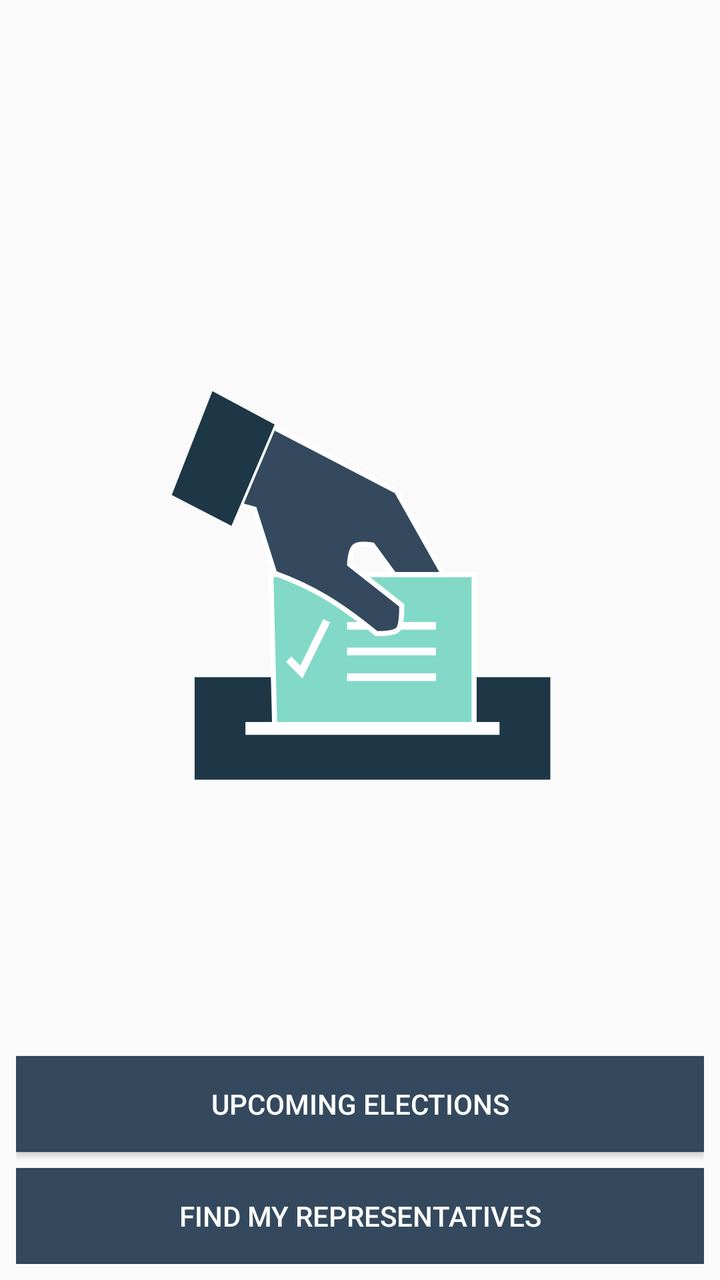
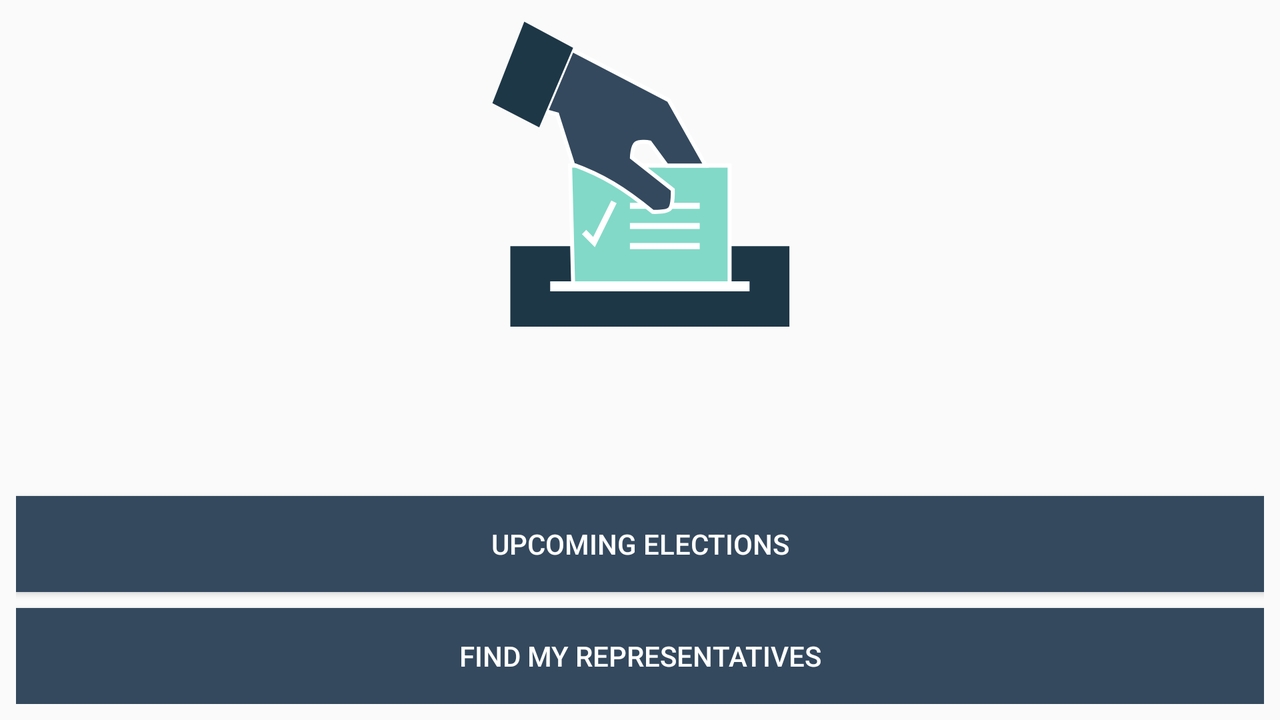

An Android layout and its configuration variant, each rendered on a device that would load it. The default file and the variant file are quoted in full after the pictures.
<!-- AndroidManifest.xml: application theme AppTheme -->
<!-- res/layout/fragment_launch.xml -->
<?xml version="1.0" encoding="utf-8"?>
<layout xmlns:android="http://schemas.android.com/apk/res/android"
    xmlns:app="http://schemas.android.com/apk/res-auto"
    xmlns:tools="http://schemas.android.com/tools">

    <data>

        <variable
            name="viewModel"
            type="com.example.android.politicalpreparedness.launch.LaunchViewModel" />
    </data>

    <androidx.constraintlayout.widget.ConstraintLayout
        android:id="@+id/fragment_launch_constraint_layout"
        android:layout_width="match_parent"
        android:layout_height="match_parent"
        android:padding="@dimen/default_padding"
        tools:context="com.example.android.politicalpreparedness.MainActivity">

        <ImageView
            android:id="@+id/home_screen_logo"
            android:layout_width="wrap_content"
            android:layout_height="wrap_content"
            android:contentDescription="@string/logo_content_description"
            android:src="@drawable/ballot_logo"
            app:layout_constraintBottom_toBottomOf="@id/upcomingButton"
            app:layout_constraintEnd_toEndOf="parent"
            app:layout_constraintStart_toStartOf="parent"
            app:layout_constraintTop_toTopOf="parent" />

        <Button
            android:id="@+id/upcomingButton"
            style="@style/WideButtonStyle"
            android:layout_marginBottom="@dimen/default_padding"
            android:onClick="@{()-> viewModel.onUpcomingElectionsButtonClicked()}"
            android:text="@string/upcoming_elections"
            app:layout_constraintBottom_toTopOf="@id/representativeButton"
            app:layout_constraintStart_toStartOf="parent" />

        <Button
            android:id="@+id/representativeButton"
            style="@style/WideButtonStyle"
            android:onClick="@{()-> viewModel.onRepresentativeButtonClicked()}"
            android:text="@string/find_my_representatives"
            app:layout_constraintBottom_toBottomOf="parent"
            app:layout_constraintStart_toStartOf="parent" />

    </androidx.constraintlayout.widget.ConstraintLayout>
</layout>
<!-- resources referenced by this layout -->
<resources>
  <dimen name="default_padding">8dp</dimen>
  <!-- drawable ballot_logo: vector/xml drawable (drawable, 2249 chars, omitted) -->
  <string name="find_my_representatives">Find my representatives</string>
  <string name="logo_content_description">Ballot logo</string>
  <string name="upcoming_elections">Upcoming Elections</string>
  <style name="WideButtonStyle" parent="Widget.AppCompat.Button">
          <item name="android:background">@color/color_primary</item>
          <item name="android:textColor">@color/white</item>
          <item name="android:layout_width">match_parent</item>
          <item name="android:layout_height">wrap_content</item>
      </style>
  <style name="AppTheme" parent="Theme.AppCompat.Light.DarkActionBar">
          <item name="colorPrimary">@color/color_primary</item>
          <item name="colorPrimaryDark">@color/color_primary_dark</item>
          <item name="colorAccent">@color/color_accent</item>
      </style>
  <color name="color_primary">#34495e</color>
  <color name="white">#FFFFFF</color>
  <color name="color_primary_dark">#1d3747</color>
  <color name="color_accent">#82d9c8</color>
</resources>
<!-- res/layout-land/fragment_launch.xml (the repository's variant of the layout above) -->
<!-- drawn on the phone turned sideways -->
<?xml version="1.0" encoding="utf-8"?>
<layout xmlns:android="http://schemas.android.com/apk/res/android"
    xmlns:app="http://schemas.android.com/apk/res-auto"
    xmlns:tools="http://schemas.android.com/tools">

    <androidx.constraintlayout.widget.ConstraintLayout
        android:id="@+id/fragment_launch_constraint_layout"
        android:layout_width="match_parent"
        android:layout_height="match_parent"
        android:padding="@dimen/default_padding"
        tools:context="com.example.android.politicalpreparedness.MainActivity">

        <ImageView
            android:id="@+id/home_screen_logo"
            android:layout_width="@dimen/logo_size"
            android:layout_height="@dimen/logo_size"
            android:contentDescription="@string/logo_content_description"
            android:src="@drawable/ballot_logo"
            app:layout_constraintEnd_toEndOf="parent"
            app:layout_constraintStart_toStartOf="parent"
            app:layout_constraintTop_toTopOf="parent" />

        <Button
            android:id="@+id/upcomingButton"
            style="@style/WideButtonStyle"
            android:text="@string/upcoming_elections"
            android:layout_marginBottom="@dimen/default_padding"
            app:layout_constraintBottom_toTopOf="@id/representativeButton"
            app:layout_constraintStart_toStartOf="parent" />

        <Button
            android:id="@+id/representativeButton"
            style="@style/WideButtonStyle"
            android:text="@string/find_my_representatives"
            app:layout_constraintBottom_toBottomOf="parent"
            app:layout_constraintStart_toStartOf="parent" />

    </androidx.constraintlayout.widget.ConstraintLayout>
</layout>
<!-- resources referenced by the variant -->
<!-- as the phone turned sideways resolves them -->
<resources>
  <dimen name="default_padding">8dp</dimen>
  <dimen name="logo_size">157dp</dimen>
  <!-- drawable ballot_logo: vector/xml drawable (drawable, 2249 chars, omitted) -->
  <string name="find_my_representatives">Find my representatives</string>
  <string name="logo_content_description">Ballot logo</string>
  <string name="upcoming_elections">Upcoming Elections</string>
  <style name="WideButtonStyle" parent="Widget.AppCompat.Button">
          <item name="android:background">@color/color_primary</item>
          <item name="android:textColor">@color/white</item>
          <item name="android:layout_width">match_parent</item>
          <item name="android:layout_height">wrap_content</item>
      </style>
  <style name="AppTheme" parent="Theme.AppCompat.Light.DarkActionBar">
          <item name="colorPrimary">@color/color_primary</item>
          <item name="colorPrimaryDark">@color/color_primary_dark</item>
          <item name="colorAccent">@color/color_accent</item>
      </style>
  <color name="color_primary">#34495e</color>
  <color name="white">#FFFFFF</color>
  <color name="color_primary_dark">#1d3747</color>
  <color name="color_accent">#82d9c8</color>
</resources>
